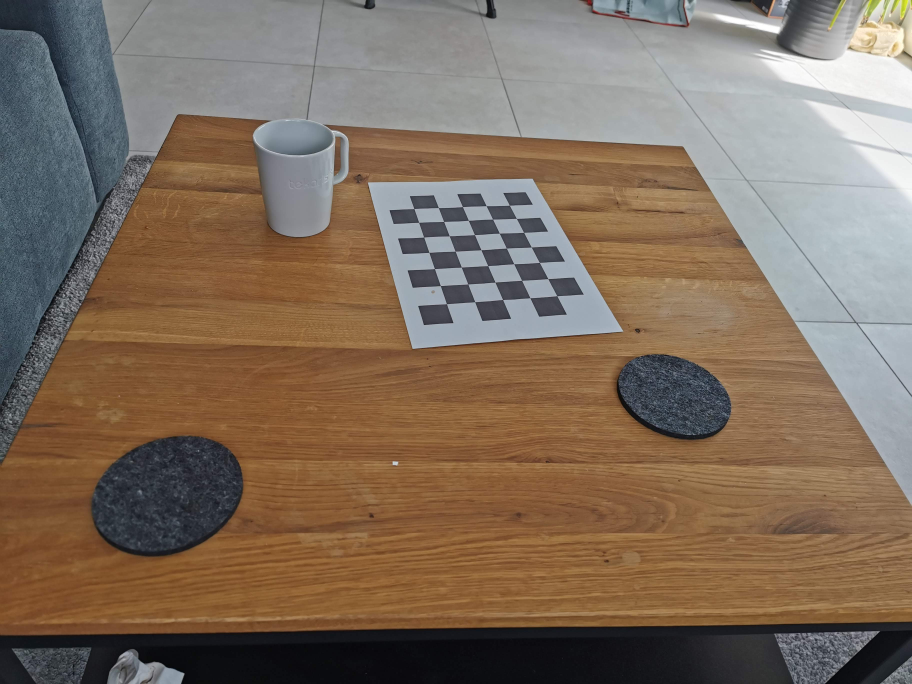
#> input picture assets/calibration_new/img-03.jpg, 3648 x 2736 px (shown at 1/4 size); its folder holds 4 pictures in this run
$ jupyter execute --allow-errors HZ_Triangulation.ipynb
#> lines starting #> are read from the running program, lines starting #| are printed output that depends on the picture
### src/calibrator.py
# from https://github.com/niconielsen32/ComputerVision/blob/master/cameraCalibration.py
# modified
import scipy
import matplotlib.pyplot as plt
import numpy as np
import cv2 as cv
import glob
from src.painting import Painting

# additional_points = np.array([
#     [[1017,1013]],
#     [[1178,1298]],
#     [[1592,1847]],
#     [[2248,1774]],
#     [[2104,661]],
#     [[2150,666]],
#     [[2633,1444]],
#     [[2456,1765]],
#     [[1321,1841]],
#     [[766,957]]])

class Calibrator:
    img_path = 'assets/calibration_new/'

    def __init__(self, img_path, file_selector='*.jpg', frameSize=(1600,1200), chessboardSize=(7,5), chessboard_square_mm=29.15, termination_criteria=(cv.TERM_CRITERIA_EPS + cv.TERM_CRITERIA_MAX_ITER, 40, 0.001)):
        np.set_printoptions(precision=9,suppress=True)
        self.img_path = img_path
        self.file_selector = file_selector
        self.frameSize = frameSize
        self.chessboardSize = chessboardSize
        self.size_of_chessboard_squares_mm = chessboard_square_mm
        self.criteria = termination_criteria

    ################ FIND CHESSBOARD CORNERS - OBJECT POINTS AND IMAGE POINTS #############################


    def calibrate(self):
        # prepare object points, like (0,0,0), (1,0,0), (2,0,0) ....,(6,5,0)
        objp = np.zeros((self.chessboardSize[0] * self.chessboardSize[1], 3), np.float32)
        objp[:,:2] = np.mgrid[0:self.chessboardSize[0],0:self.chessboardSize[1]].T.reshape(-1,2)


        objp = objp * self.size_of_chessboard_squares_mm


        # Arrays to store object points and image points from all the images.
        self.objpoints = [] # 3d point in real world space
        self.imgpoints = [] # 2d points in image plane.


        self.images = glob.glob(self.img_path + self.file_selector)
        self.images.sort()

        for image in self.images:

            img = cv.imread(image)
            img = cv.resize(img, self.frameSize)
            gray = cv.cvtColor(img, cv.COLOR_BGR2GRAY)

            # Find the chess board corners
            ret, corners = cv.findChessboardCorners(gray, self.chessboardSize, None)

            # If found, add object points, image points (after refining them)
            print(ret)
            if ret == True:

                self.objpoints.append(objp)
                corners2 = cv.cornerSubPix(gray, corners, (32,32), (-1,-1), self.criteria)
                self.imgpoints.append(corners2)


        ############## CALIBRATION #######################################################

        self.ret, self.cameraMatrix, self.dist, self.rvecs, self.tvecs = cv.calibrateCamera(self.objpoints, self.imgpoints, self.frameSize, None, None)

        #print("ImgPoints: ", imgpoints)

        print('')

        print("Camera calibrated: ", self.ret)
        print("Camera Matrix: ", self.cameraMatrix)
        print("Distortion Parameters: ", self.dist)
        print("Rotation Vectors: ", self.rvecs)
        print("Translation Vectors: ", self.tvecs)

        return self.cameraMatrix

    def calculateProjection(self, img_index):
        # ===========================  Calculate P  ==============================
        R = cv.Rodrigues(self.rvecs[img_index])[0]
        t = self.tvecs[img_index]
        W = np.concatenate([R,t], axis=-1) # [R|t]
        K = self.cameraMatrix
        P = K.dot(W)
        print('P for '+ self.file_selector + ', index: ' + str(img_index))
        print(P)
        return P,(K,W,R,t)


        # [14 lines of commented-out code are left out]

    # [6 lines left out: function plot_image, not called in this run]

    def imgpoints_as_int(self, index):
        return np.rint(self.imgpoints[index].reshape((-1,2)))


    # [12 lines left out: function draw_corners, not called in this run]


    # [21 lines of commented-out code are left out]

### hz_triangulation.py
import numpy as np
import cv2 as cv
import scipy
import matplotlib.pyplot as plt
from sympy.solvers import solve
from sympy import Symbol
from sympy import Poly

class HZTriangulation:
    # Fundamental matrix
    F = None
    # Left Image
    __imgL = None
    # Right Image
    __imgR = None
    # points left
    __pts1 = []
    # corresponding points right
    __pts2 = []
    # camera matrix 1 (projection matrix)
    __K = None
    # camera matrix 2 (projection matrix)
    __Kp = None
    # current x
    x = None
    # current xp
    xp = None
    M = None

    def __init__(self, imageL, imageR, pts1, pts2, K1, K2):
        assert pts1.shape[1] == 2
        assert pts2.shape[1] == 2
        self.__imgL = imageL
        self.__imgR = imageR
        self.__pts1 = pts1
        self.__pts2 = pts2
        self.__K = K1
        self.__Kp = K2
        self.__computeInitialFundamental()
        assert self.F.shape == (3,3)

    def __computeInitialFundamental(self):
        p1 = self.__as_homogeneous(self.__pts1)
        p2 = self.__as_homogeneous(self.__pts2)
        F,mask = cv.findFundamentalMat(p1,p2)
        self.F = F
        M, mask = cv.findHomography(p1, p2, cv.RANSAC, 10.0)
        self.M = M
        return F,mask

    def __as_homogeneous(self, arr):
        ones = np.ones((len(arr),1))
        return np.concatenate((arr, ones), axis=1)


    def getT(self):
        T = np.matrix([[1,0,-self.x[0]],[0,1,-self.x[1]],[0,0,1]])
        Tp = np.matrix([[1,0,-self.xp[0]],[0,1,-self.xp[1]],[0,0,1]])
        return T,Tp

    # [4 lines of commented-out code are left out]

    def constructR(self, e):
        return np.matrix([[e[0,0],e[1,0],0],[-e[1,0],e[0,0],0],[0,0,1]])

    def __get_g_t(self):
        t = Symbol("t")
        g_t = t*((self.a*t+self.b)**2+self.fp**2*(self.c*t+self.d)**2)**2-(self.a*self.d-self.b*self.c)*(1+self.f**2*t**2)**2*(self.a*t+self.b)*(self.c*t+self.d)
        return g_t, t

    def evaluate_cost(self, t):
        s_t = t**2 / (1+self.f**2*t**2) + (self.c*t+self.d)**2 / ((self.a*t+self.b)**2 + self.fp**2*(self.c*t+self.d)**2)
        return s_t

    def solve_gt(self):
        g_t, t = self.__get_g_t()
        return solve(g_t, t)

    def solve_roots(self):
        g_t, t = self.__get_g_t()
        coeffs = Poly(g_t,t).all_coeffs()
        numpy = np.roots(coeffs)
        opencv = cv.solvePoly(np.array(coeffs, np.float64))[1][:,:,0].flatten()
        #print(numpy, opencv)
        return numpy

    def closest(self, line):
        l = line[0]
        u = line[1]
        v = line[2]
        res = np.array([[-l*v,-u*v,l**2+u**2]]).T
        #print(line, res)
        return res

    def single_point_step(self, index):
        self.x = self.__as_homogeneous(self.__pts1)[index]
        self.xp = self.__as_homogeneous(self.__pts2)[index]
        # (i)
        self.T,self.Tp = self.getT()
        # [5 lines of commented-out code are left out]
        self.Fp = self.Tp.I.T.dot(self.F).dot(self.T.I)
        # [9 lines of commented-out code are left out]
        self.e = self.compute_epipole(self.Fp)
        self.e = self.normalize_epipole(self.e)

        # left epipole
        self.ep = self.compute_epipole(self.Fp.T)
        self.ep = self.normalize_epipole(self.ep)
        #print("epipoles\n",e,"\n\n",ep)

        # (iv)
        self.R = self.constructR(self.e)
        self.Rp = self.constructR(self.ep)
        # [6 lines of commented-out code are left out]
        self.Fpp = self.Rp * self.Fp * self.R.T
        #print(Fpp)

        # (vi)
        self.f = self.e[2,0]
        self.fp = self.ep[2,0]
        self.a = self.Fpp[1,1]
        self.b = self.Fpp[1,2]
        self.c = self.Fpp[2,1]
        self.d = self.Fpp[2,2]
        #print("f = {self.f}, f' = {self.fp}, a = {self.a}, b = {self.b}, c = {self.c}, d = {self.d}".format(**locals()))

        # (vii)
        self.roots = self.solve_roots().real
        assert len(self.roots) == 6
        #print('')
        #print(roots)

        # (viii)
        self.costs = np.array([self.evaluate_cost(t) for t in self.roots])
        #self.costs = np.array([np.Infinity if np.iscomplex(t) else self.evaluate_cost(t) for t in self.roots])
        self.t_asym = 1/self.f**2+self.c**2/(self.a**2+self.fp**2*self.c**2)
        self.t_min = self.roots[np.argmin(self.costs)]
        #print(t_min)
        #print(costs)

        # (ix)
        self.l = np.array([self.t_min*self.f,1,-self.t_min])
        #print("l",l)
        #self.lp = np.array([-self.fp*(self.c*self.t_min + self.d), self.a*self.t_min+self.b,self.c*self.t_min+self.d])
        self.lp = matrix_to_array(self.Fpp.dot(np.array([0,self.t_min, 1])))
        #print(self.lp)
        #print("lp",lp)
        self.hx = self.closest(self.l)
        self.hxp = self.closest(self.lp)
        #print("hx",hx)
        #print("hxp",hxp)

        # (x)
        self.hx2 = self.T.I.dot(self.R.T).dot(self.hx)
        #print(hx2)
        self.hxp2 = self.Tp.I.dot(self.Rp.T).dot(self.hxp)
        #print(hxp2)

        self.X = self.dlt(self.hx2, self.hxp2)
        return self.X

    def dlt(self, x, xp):
        K = self.__K
        Kp = self.__Kp
        A = np.array([
            x[0,0]  * K[2].T  - K[0].T,
            x[1,0]  * K[2].T  - K[1].T,
            xp[0,0] * Kp[2].T - Kp[0].T,
            xp[1,0] * Kp[2].T - Kp[1].T
        ])
        #print(A)
        u, s, vh = np.linalg.svd(A, full_matrices=True)
        #print("vh: ",vh)
        #print(A.dot(vh[-1]))
        return vh[-1]/vh[-1][-1]

    def dist(self, X1, X2):
        return np.linalg.norm(X2[:3]-X1[:3])


    # [43 lines left out: functions createProjectionMatrices, triangulation, not called in this run]
    def triangulateOpenCv(self):
        try:
            pts1 = self.__pts1.T
            pts2 = self.__pts2.T
            cv_res = cv.triangulatePoints(self.__K,self.__Kp,pts1,pts2)
            #print(cv_res)
            #for i in range(0,cv_res.shape[0]):
            #    cv_res[i] = cv_res[i]/cv_res[i,-1]
        except:
            print("error")
        return cv_res

    # copied from other source: https://github.com/alyssaq/3Dreconstruction/blob/master/structure.py
    def compute_epipole(self, F):
        """ Computes the (right) epipole from a
            fundamental matrix F.
            (Use with F.T for left epipole.)
        """
        # return null space of F (Fx=0)
        U, S, V = np.linalg.svd(F)
        e = V[-1]
        return e.T

    def normalize_epipole(self, e):
        factor = 1/np.sqrt(e[0,0]**2 + e[1,0]**2)
        #print(factor)
        return e.dot(factor)

    def __drawMarkers(self, img, points):
        tmp = img.copy()
        for i in range(0,len(points)):
            point = np.int64(points[i])
            tmp = cv.drawMarker(tmp, point, (i/8*64%256,i/4*64%256,i*64%256), markerType=cv.MARKER_STAR, markerSize=20, thickness=5, line_type=cv.LINE_AA)
        return tmp

    def __printableImage(self):
        out = cv.hconcat([
            self.__drawMarkers(self.__imgL, self.__pts1),
            self.__drawMarkers(self.__imgR, self.__pts2)
        ])
        offsetRx=self.__imgL.shape[1]
        for i, pointL in enumerate(self.__pts1):
            pointR = self.__pts2[i]
            print(self.__imgL.shape)
            pointR[0] += offsetRx
            cv.line(out, np.int64(pointL), np.int64(pointR), (i/8*64%256,i/4*64%256,i*64%256), 5)

        return out

    # [4 lines left out: function print, not called in this run]

    def save_with_markers(self, path):
        out = self.__printableImage()
        cv.imwrite(path, out)

def matrix_to_array(mat):
    return np.squeeze(np.asarray(mat))

# [27 lines left out: functions find_homography, construct_A, construct_A_partial, not called in this run]

### HZ_Triangulation.ipynb
# Einleitung
In der Bildverarbeitung stellt neben der Bildbearbeitung und der Computergrafik auch der Bereich der Computer Vision eine sehr große Rolle. Neben dem puren Erkennen von Objekten, stellt der Bereich der Tiefenwertberechnung ein weiteres komplexes Feld. Dabei werden Informationen aus einem oder mehreren Bildern dazu verwendet einen 2D-Punkt auf einem Bild einem 3D Punkt in der realen Welt zuzuordnen. Um die Auswertung zu erleichtern können auch Tiefensensoren verwendet werden. So wird zum Beispiel bei der Azure Kinect neben einer Kamera auch ein Tiefensensor verwendet um eine 3D-Konstruktion des Raumes oder die Pose eines Menschens zu erfassen.

Im Folgenden wird die Zuhilfenahme solcher Sensoren jedoch nicht berücksichtigt und sich einzig auf die Verwendung von korresponierenden Punkten in zwei Bildern beschränkt. Zudem wurde die verwendete Kamera mittels eines Kalibrierungsmusters kalibriert und daraus deren Kameramatrix berechnet.

In ihrem Buch _Multiple View Geometry_, beschreiben Hartley und Zisserman in Algorithmus 12.1 ein Verfahren, das mittels Triangulierung aus einem korrespondierenden 2D-Punktpaar einen möglichst genauen 3d-Punkt bestimmt. Dieser wurde im Folgenden implementiert.

# Epipolargeometrie
Die hier zu Grunde liegende Theorie stammt aus der Epipolargeometrie. So wird jeder der beiden Punktlochkameras jeder 3D-Punkt durch die Linse auf den 2D Sensor projeziert insofern dieser im Sichtfeld liegt.

<br/>https://upload.wikimedia.org/wikipedia/commons/3/33/Epipolargeometrie3.svg

Ein Bildpunkt $X$ wird dabei auf die Punkte $X_R$ und $X_L$ projeziert, indem ein Strahl von X zum jeweiligen Projektionszentrum $O$ führt. Dies entspricht z.B. einem Lichstrahl, der ausgehend von $X$ durch die Linse der Kamera auf den Sensor trifft.
Die Bildebene auf der die Bildpunkte liegen sind dann die jeweigen Sensoren der Kameras.

Angenommen es wäre nur ein Bild verfügbar, so kann nicht genau bestimmt werden, wo $X$ im zweiten Bild liegen würde.

Ist nun aber die Translation und Rotation der beiden Kameras zueinander bekannt, so kann der sog. Epipol bestimmt werden.
Dieser gibt an, wo sich das jeweils andere Kamerazentrum im eigenen Bild (auf der Bildebene) befindet. Somit geben die Epipole (gelb) $e_L$ und $e_R$ die Projektion des rechten und linken Kamerazentrums auf die Bildebenen 1 und 2 an.

Daraus kann dann mittels $X_L$ bzw. $X_R$ und dem jeweiligen Epipol eine Epipolarlinie gebildet werden, auf der alle Punkte der Epipolarebene liegen.
Aus den Vektoren $\vec{Oe_L}$ und $\vec{OX_L}$ lässt sich dann mittels Kreuzprodukt eine Normale $\vec{Oe_L}\times\vec{OX_L}$ bilden, für die dann wiederum $\vec{OX_L} \cdot (\vec{Oe_L} \times \vec{OX_L}) = 0$ gelten muss (senkrecht zueinander). Dieser Zusammenhang wird als _Epipolar Constraint_ bezeichnet. Analog dazu auch bei der rechten Seite.

Diese Relation kann dann als
$$X_l^T\cdot T \cdot R \cdot X_r = 0$$
beschrieben werden, wobei $R$ die Rotation und $T$ die Rotation der linken zur rechten Kamera beschreiben und $X_l$ und $X_r$ Punkte im 3D Raum beschreiben.
Weiter kann dann $R$ und $T$ als Essential Matrix $E = T\cdot R$ zusammengefasst werden. Durch dieses Verhältnis lassen sich nun 3D-Punkte aus dem Koordinatensystem von Kamera L zu dem von Kamera R und umgekehrt durch $E^{-1}$ berechnen. Eine Umkehrung von $E$ mittels SVD ist einfach möglich, da $T$ schiefsymmetrisch und $R$ orthonormal ist.

Da $X_L$ und $X_L$ 3D-Punkte sind, die in den meisten Fällen nicht bekannt sein sollten, muss die Formel soweit umgeformt werden, sodass die 2D-Bildpunkte $x_L = [x_{L1},x_{L2}, 1]^T$ und $x_R = [x_{R1},x_{R2}, 1]^T$ transformiert werden können. Dafür wird die Projektion eines 3D-Punktes auf die 2D Bildebene benötigt. Diese Information enthält die Kameramatrix, auch Projektionsmatrix genannt. Da auch diese Parameter bei einem Bildpaar konstant sind, wird aus den beiden Kameramatrizen $K_L$, $K_R$ und der Essentiellen Matrix dann die Fundamentalmatrix $F$ gebildet. Somit gilt $E = K^T_LFK_R$. Eine Kalibrierung der Kamera und die Berechnung der Kameramatrix ist z.B. mittels eines Kalibrierungsmusters möglich. Dazu aber mehr im Kapitel Kalibrierung.

$$ x_L^T \cdot K_L^{-T} \cdot E \cdot K_R^{-1} \cdot x_R = x_L^T \cdot F \cdot x_R = 0 $$

Diese Fundementalmatrix projeziert somit einen Punkt des linken Bildes auf einen Punkt des rechten Bildes.

# Problemstellung
In der Theorie gilt die oben gezeigte Epipolar Constraint immer für korrespondierende Punkte. Dies ist in der Realität durch Distortion, ungenaue Punkte, etc. häufig allerdings nicht der Fall. Schon bei einer minimalen Abweichung laufen die beidem Vektoren $\vec{x} = \vec{OX_L}$ und $\vec{x'} = \vec{OX_R}$ aneinander vorbei und bilden keinen Schnittpunkt $X$. Damit dennoch ein möglichst guter Punkt $X$ im dreidimensionalen Raum berechnet werden kann, kommt das Prinzip der Triangulierung ins Spiel. Ein relativ einfacher Algorithmus zur Triangulierung eines Punktes $X$ würde die zwei Vektoren aufstellen und dann zum Beispiel mittels Lotferfahren die Punkte auf beiden Vektoren bestimmen, an der der Abstand minimal ist. Der Mittelpunkt dieser beiden Punkte würde dann als triangulierter Schnittpunkt $X$ gelten.

[[1]](#paper) sehen das allerdings als eher ungenau an und schlagen den _Optimalen Triangulierungsalgorithmus (12.1)_ vor.
Dieser verwendet die Fundamentalmatrix um aus korrespondierenden Punktpaaren $x \leftrightarrow x'$ eine Fundamentalmatrix zu konstruieren, für die die Epipolbedingung zutrifft und somit besser geeignete homogene Punktpaare $\hat{x} \leftrightarrow \hat{x}'$ zu finden und diese dann zur Berechnung von $X$ zu verwenden.
# Experiment
## Vorbereitung
Es wurde ein Smartphones als Kamera verwendet, wobei eine Szene aus 10 unterschiedlichen Betrachtungswinkeln erfasst wurde und darauf geachtet, dass auch die selbe der 3 Hauptkameras ohne Zoom verwendet wurde. Die erlangten Fotos waren im $4:3$ Format mit einer Auflösung von $3648 \times 2736 px$, welche nicht weiter skaliert wurde. Die Szende blieb wärend des gesamten Experiments unverändert, einzig die Kamera wurde um die Szene herum frei bewegt.

### Kallibrierung
[[1]](#paper) geben an, dass etweder die Kameramatrizen oder $F$ bekannt sein soll. Zur einfacheren Berechnung von $X$ im letzten Schritt des Algorithmus, wurden beide Kameras mittels `OpenCV` kalibriert. Die erforderlichen Kameramatrizen könnten vermutlich auch mittels einer Konstruktion via DLT und gemessenen 3D-Punkten ermittelt werden.

Dafür wurde ein Schachbrettmuster mit $8x6$ Kacheln ausgedruckt, vermessen und in die Szene gelegt. Anschließend wurden die 10 Bilder mit der Kamera gemacht. Der weiße Rand wurde nicht entfernt, da dieser laut _OpenCV's_ Dokumentation bessere Ergebnisse liefert.

Für jedes Bild wird dann mittels _OpenCV's_ `cv2.findChessboardCorners` die Ecken des Schachbretts identifiziert, wobei die Äußersten nicht Teil der Kalibrierung sind. Anschließend werden alle Ecken an die Kalibrierungsfunktion `cv2.calibrateCamera` übergeben. Diese ermittelt dann die intrinsische Kameramatrix, als auch die Rotations- und Translationsvektoren, sowie die Distortion der einzelnen Bilder. Da das verwendete Smartphone bereits über eine gute Korrektur der Verzerrung verfügt, werden die Bilder nicht zusätzlich entzerrt. Dies ist aber dennoch für den weiteren Verlauf zu empfehlen. Die Randläge der einzelnen Kacheln von ca. $\frac{23.3cm}{8 Kacheln} = 2.915cm$ wird ebenfalls übergeben.

Aus den intrinsischen $3\times3$ Kameramatrizen $K$ und $K'$, und den bildspezifischen Translations ($t$)- und Rotationsvektoren($r$) wird dann die $3 \times 4$ Projektionsmatrizen $P$ und $P'$ berechnet, wobei die Rotationsmatrix $R$ mittels Rodrigues Rotationsformel aus $r$ ermittelt wird.

$$ P = K \cdot W = K \cdot [R|t] $$

Diese beiden Projektionsmatrizen werden daraufhin dem implementierten Triangulierungsalgorithmus als Parameter übergeben.

### Fundamentalmatrix
Zur Berechnung des Algorithmus wird eine initiale Fundamentalmatrix benötigt. Diese wird durch Verwenden der _OpenCV_ Funktion `cv2.findFundamentalMat` und den gefundenen Schachbrett-Punktpaaren ($n=35$) konstruiert.

<br/>Abb. 2: Das verwendete Bildpaar mit eingezeichneten Punkten.

Deweiteren wurde versucht analog zu [[2]](https://docs.opencv.org/3.4/da/de9/tutorial_py_epipolar_geometry.html) mittels SIFT und Graubildern, korrespondierende Bildpunkte zu ermitteln. Aufgrund doch einiger fehlerhaften Zuordnungen wurden vorerst die Eckpaare verwendet. Die in [Kalibrierung](#kalibrierung) verwendeten Ecken, sind aber je nach Bild bzw. Betrachtungswinkel auch nicht in der selben Reihenfolge, welche vor der weiteren Verwendung noch korrigiert werden muss. Im Beispiel wurden zwei Bilder verwendet, die bereits die selbe Sortierung der Eckpunkte, als auch einen merklich anderen Blickwinkel aufweisen.

Eine Berechnung aus den kalibrierten Kameramatrizen hätte auch verwendet werden können [[1]](#paper).

## Optimaler Triangulierungsalgorithmus
### Allgemeiner Ablauf
Zum Start wurden die bereits erwähnten Bilder geladen, die Kameramatrizen berechnet und die korrespondierenden Punkte extrahiert.

Im Anschluss wurde mittels `HZTriangulation` eine Klasse für den Algorithmus mit den o.g. Parametern initialisiert. Bei der Initialisierung wird die Fundamentalmatrix $F$ anhand der gegebenen Punkte berechnet. Das oben gezeigte Bild in Abb.2 wird hier anhand der gegebenen Bilder und Punkte mit Markern zur leichteren Auswertung gespeichert.

Für jedes 2D-Punktpaar wird der triangulierte 3D-Punkt `X` berechnet und ausgegeben.

[cell 1]
import cv2 as cv
import numpy as np
import matplotlib.pyplot as plt
import src.hz_triangulation
from hz_triangulation import HZTriangulation
from src.calibrator import Calibrator
# from src.calibrator import additional_points
import importlib  # importlib is a module from the standard library
import src.utils as utils

np.set_printoptions(precision=5, suppress=True)
importlib.reload(src.hz_triangulation)

frame_size = (3648, 2736)

index_first = 2
index_second = 3
img1 = cv.imread('assets/calibration_new/img-%02d.jpg' % (index_first+1))
#> img1 is the input picture: shape (2736, 3648, 3); mean B, G, R 93.5, 109.7, 127.5
img2 = cv.imread('assets/calibration_new/img-%02d.jpg' % (index_second+1))
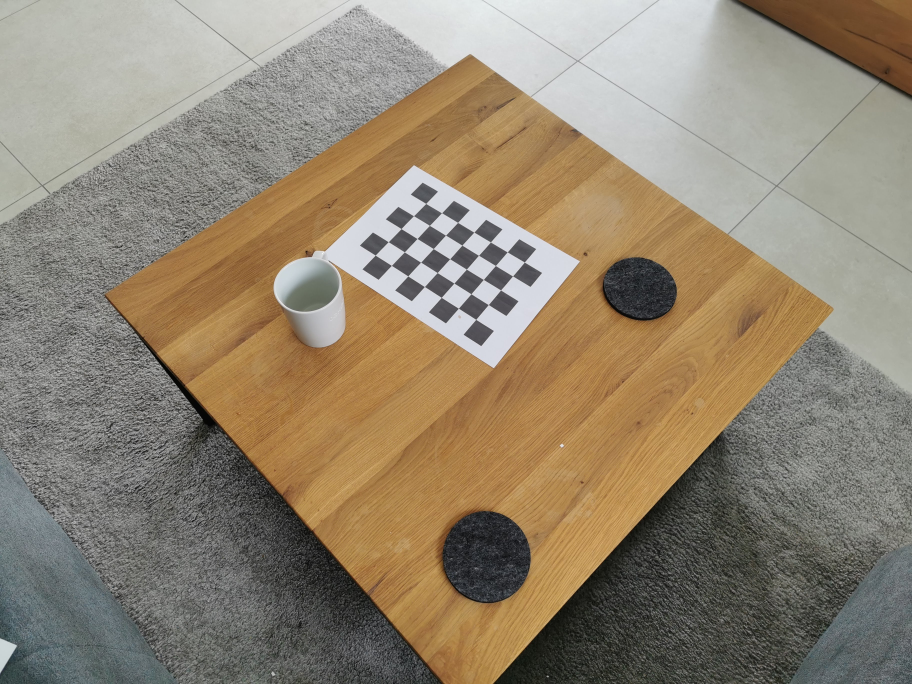
#> input picture assets/calibration_new/img-04.jpg, 3648 x 2736 px (shown at 1/4 size)
#> img2 is the input picture: shape (2736, 3648, 3); mean B, G, R 113, 132.3, 144.7

calibrator = Calibrator('assets/calibration_new/', 'img-*.jpg',
                        frameSize=frame_size, chessboardSize=(7, 5), chessboard_square_mm=29.15)
calibrator.calibrate()
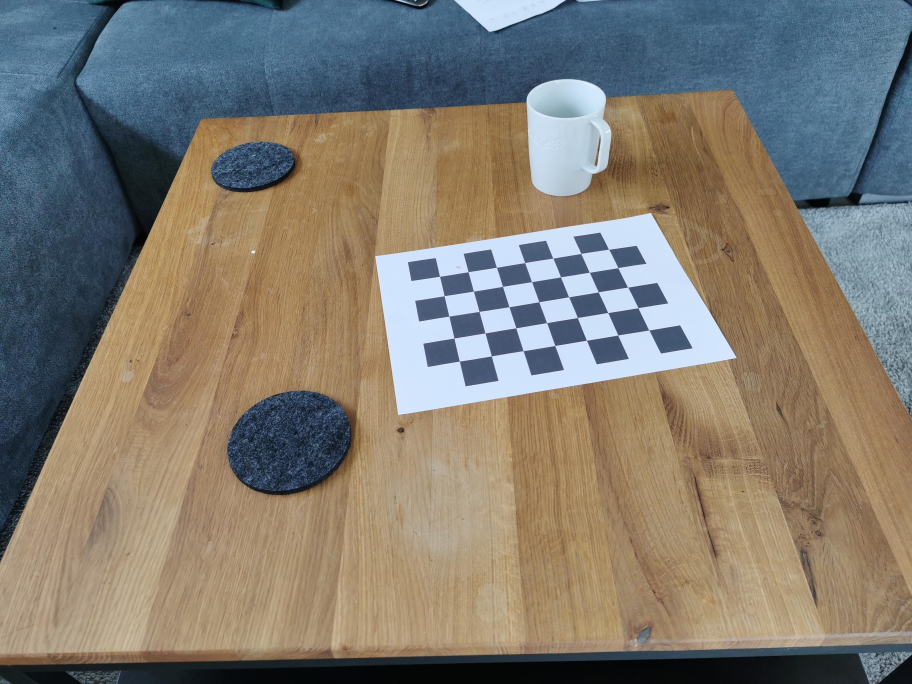
#> input picture assets/calibration_new/img-01.jpg, 3648 x 2736 px (shown at 1/4 size)
#> in calibrate, img is the input picture: shape (2736, 3648, 3); mean B, G, R 112.7, 123, 128.9
#> (the rest of the program and of its run is left out)
